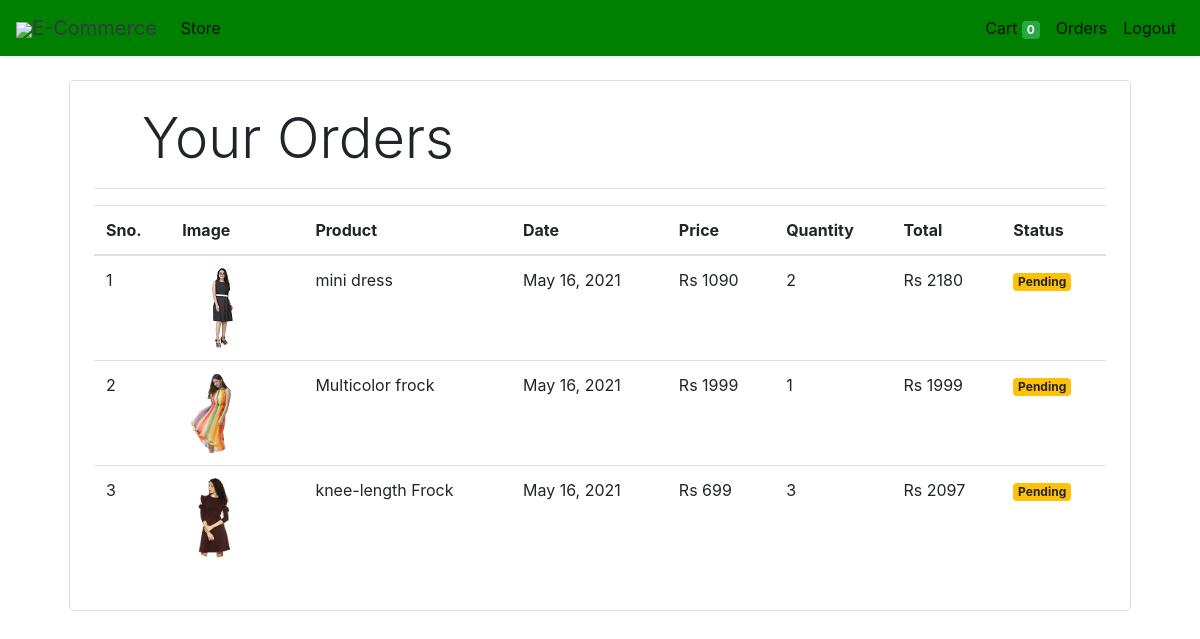
Page /orders (signed in) on the earlier database version.
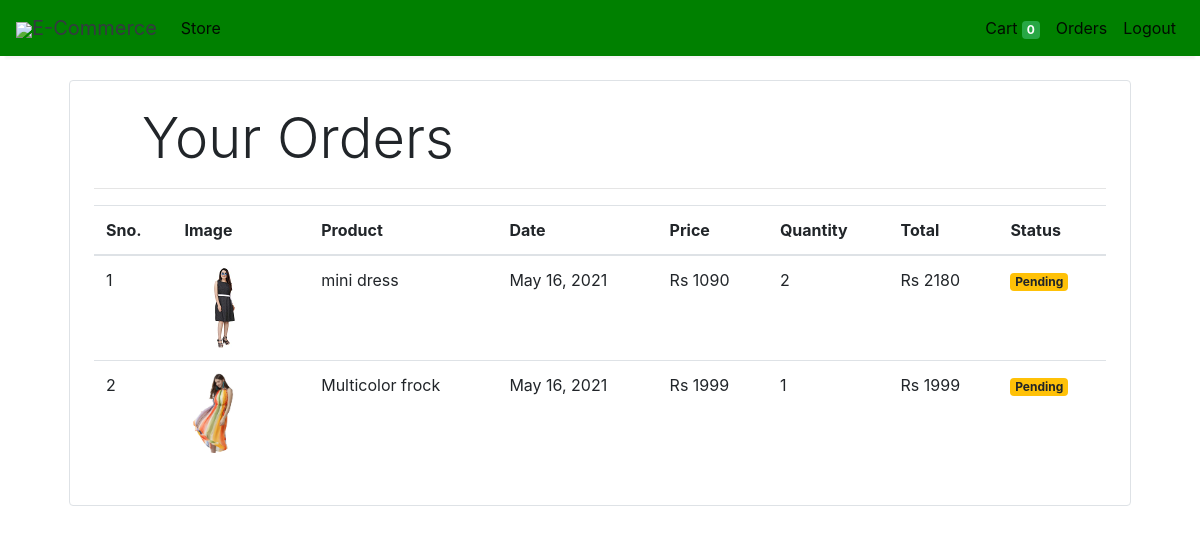
Same page on the later database version.
### store/models/orders.py (models this page shows, shortened)
class Order(models.Model):
    product = models.ForeignKey(Products,
                                on_delete=models.CASCADE)
    customer = models.ForeignKey(Customer,
                                 on_delete=models.CASCADE)
    quantity = models.IntegerField(default=1)
    price = models.IntegerField()
    address = models.CharField (max_length=50, default='', blank=True)
    phone = models.CharField (max_length=50, default='', blank=True)
    date = models.DateField (default=datetime.datetime.today)
    status = models.BooleanField (default=False)
    @staticmethod
    def get_orders_by_customer(customer_id):
        return Order.objects.filter(customer=customer_id).order_by('-date')

### store/models/product.py (models this page shows, shortened)
class Products(models.Model):
    name = models.CharField(max_length=60)
    price= models.IntegerField(default=0)
    category= models.ForeignKey(Category,on_delete=models.CASCADE,default=1 )
    description= models.CharField(max_length=250, default='', blank=True, null= True)
    image= models.ImageField(upload_to='uploads/products/')

### store/middlewares/auth.py (the view)
    def middleware(request):
        print(request.session.get('customer'))
        returnUrl = request.META['PATH_INFO']
        print(request.META['PATH_INFO'])
        if not request.session.get('customer'):
           return redirect(f'login?return_url={returnUrl}')
        response = get_response(request)
        return response

### store/templatetags/custom_filter.py (called while the page is built)
@register.filter(name='currency')
def currency(number):
    return "Rs "+str(number)

@register.filter(name='multiply')
def multiply(number , number1):
    return number * number1

### store/views/orders.py (called while the page is built)
    def get(self , request ):
        customer = request.session.get('customer')
        orders = Order.get_orders_by_customer(customer)
        print(orders)
        return render(request , 'orders.html'  , {'orders' : orders})

### store/templates/orders.html
{% extends 'base.html' %}
{% block content %}
{% load cart %}
{% load custom_filter %}
<div class="container">
   <div class="border rounded p-4 m-4">
        <p class="display-4 pl-4 ml-4">Your Orders</p>
        <hr>
        <table class="table">
            <thead>
                <tr>
                    <th>Sno.</th>
                    <th>Image</th>
                    <th>Product</th>
                    <th>Date</th>
                    <th>Price</th>
                    <th>Quantity</th>
                    <th>Total</th>
                    <th>Status</th>
                </tr>
            </thead>
            <tbody>
                {% for order in orders %}
                <tr>
                    <td>{{forloop.counter}}</td>
                    <td><img style="height: 80px;" class="rounded-circle" src="{{order.product.image.url}}" alt=""></td>
                    <td>{{order.product.name}}</td>
                    <td>{{order.date}}</td>
                    <td>{{order.price|currency}}</td>
                    <td>{{order.quantity}}</td>
                    <td>{{order.quantity|multiply:order.price|currency}}</td>
                    {% if order.status %}
                    <td><small class="badge badge-success">Completed</small></td>
                    {%else%}
                    <td><small class="badge badge-warning">Pending</small></td>
                    {% endif %}
                </tr>
                {% endfor %}
            </tbody>
        </table>
   </div>
</div>
{% endblock %}

### store/templates/base.html (shortened to what this page needs)
<!doctype html>
<html lang="en">
<head>
  <link rel="stylesheet" href="https://maxcdn.bootstrapcdn.com/bootstrap/4.0.0/css/bootstrap.min.css"
>
</head>
<body>
<nav class="one-edge-shadow
  navbar navbar-light
  sticky-top navbar
  navbar-expand-lg
  text-white">
    <a class="navbar-brand ms-3 text-dark " href="/">
    <link rel="stylesheet" href="https://use.fontawesome.com/releases/v5.7.0/css/all.css">
    <img src="https://www.freepnglogos.com/uploads/shopping-cart-png/shopping-cart-svg-png-icon-download-28.png" style="width:50px;height:50px,color:text-light;">E-Commerce</a>
    <div class="collapse navbar-collapse" id="navbarSupportedContent">
      <ul class="navbar-nav mr-auto">
        <li class="nav-item active">
          <a class="nav-link" href="/store">Store <span class="sr-only">(current)</span></a>
        </li>
          </ul>
      <ul class=" navbar-nav my-2 my-lg-0">
        <li class="nav-item active">
          <a class="nav-link" href="/cart">Cart
            <span class="badge badge-success">{{request.session.cart.keys|length}}</span>
            <span class="sr-only">(current)</span></a>
        </li>
        {% if request.session.customer %}
        <li class="nav-item active ">
          <a class="nav-link" href="/orders">Orders<span class="sr-only">(current)</span></a>
        </li>
        <li class="nav-item active ">
          <a class="nav-link" href="/logout">Logout<span class="sr-only">(current)</span></a>
        </li>
        {% endif %}
      </ul>
    </div>
  </nav>
  {% block content %}{% endblock %}
</body>
</html>

### store/templates/base.html (style rules this page uses)
nav { background-color: green; }
.one-edge-shadow { box-shadow: 0 8px 2px -5px rgb(246, 245, 245); }

Differences in the rows shown:
removed Order: product.image (picture), product.name "knee-length Frock", date "May 16, 2021", price "Rs 699", quantity "3", quantity|multiply "Rs 2097", status "Pending"
